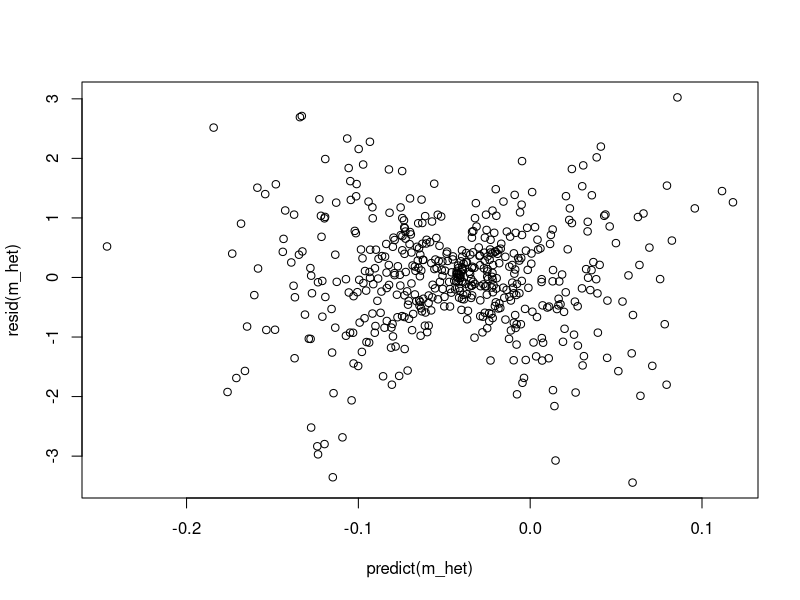
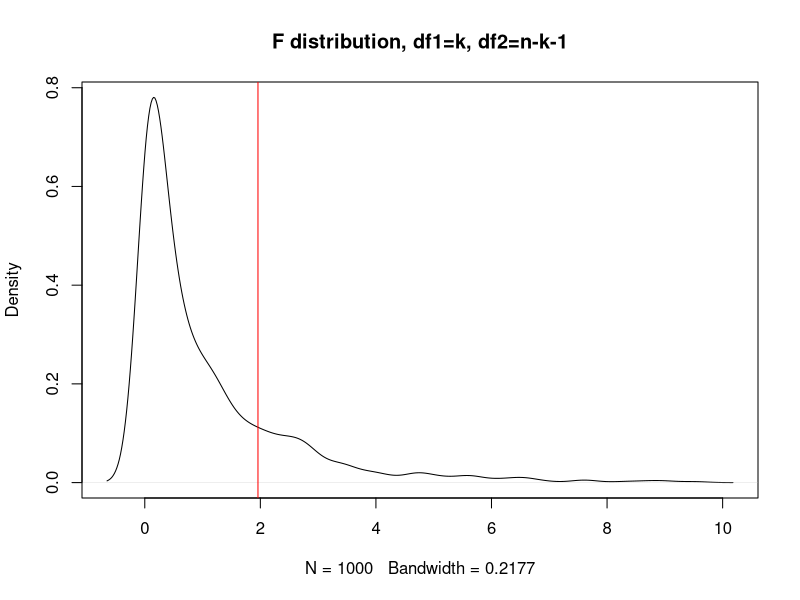

Source code (R) for these figures, in order:
## ---- chunk 1
set.seed(1)
x <- rnorm(500)
u <- rnorm(500, sd = sqrt(abs(x)))
y <- 0.01 * x + u
## ---- chunk 2
m_het <- lm(y ~ x)
plot(resid(m_het) ~ predict(m_het))
## ---- chunk 3
library(AER) # For the tests
## ---- chunk 4
bptest(m_het, varformula = ~ x)
## ---- chunk 5
yhat <- predict(m_het)
bptest(m_het, varformula = ~ yhat + I(yhat^2))
## ---- chunk 6
m_bp <- lm(y ~ x)
squared_residuals <- resid(m_bp) ** 2
m_bp_stage2 <- lm(squared_residuals ~ x)
R_squared <- summary(m_bp_stage2)$r.squared

n <- length(y) ; k <- 1 # k = 1 because we only have 1 x
(F_statistic <- (R_squared / k) / ((1 - R_squared) / (n - k - 1)))
## ---- chunk 7
plot(density(rf(1000, df1 = k , df2 = n - k - 1)),
     main = "F distribution, df1=k, df2=n-k-1") ; abline(v = F_statistic, col = 'red')
## ---- chunk 8
1 - pf(F_statistic, df1 = k, df2 = n - k - 1)
## ---- chunk 9
(t_bp <- bptest(m_het, varformula = ~ x))
## ---- chunk 10
vcovHC(m_het, type = "HC") # from package sandwich, loaded by AER
## ---- chunk 11
coeftest(m_het, vcov = vcovHC(m_het, type = "HC"))
summary(m_het)
## ---- chunk 12
m_robust1 <- lm(x ~ 1)
numerator <- sum((resid(m_robust1)**2) * (resid(m_het)**2))
SSR <- sum(resid(m_robust1)**2) ** 2

(var_beta_x <- numerator / SSR)
## ---- chunk 13
vcovHC(m_het, type = "HC")
